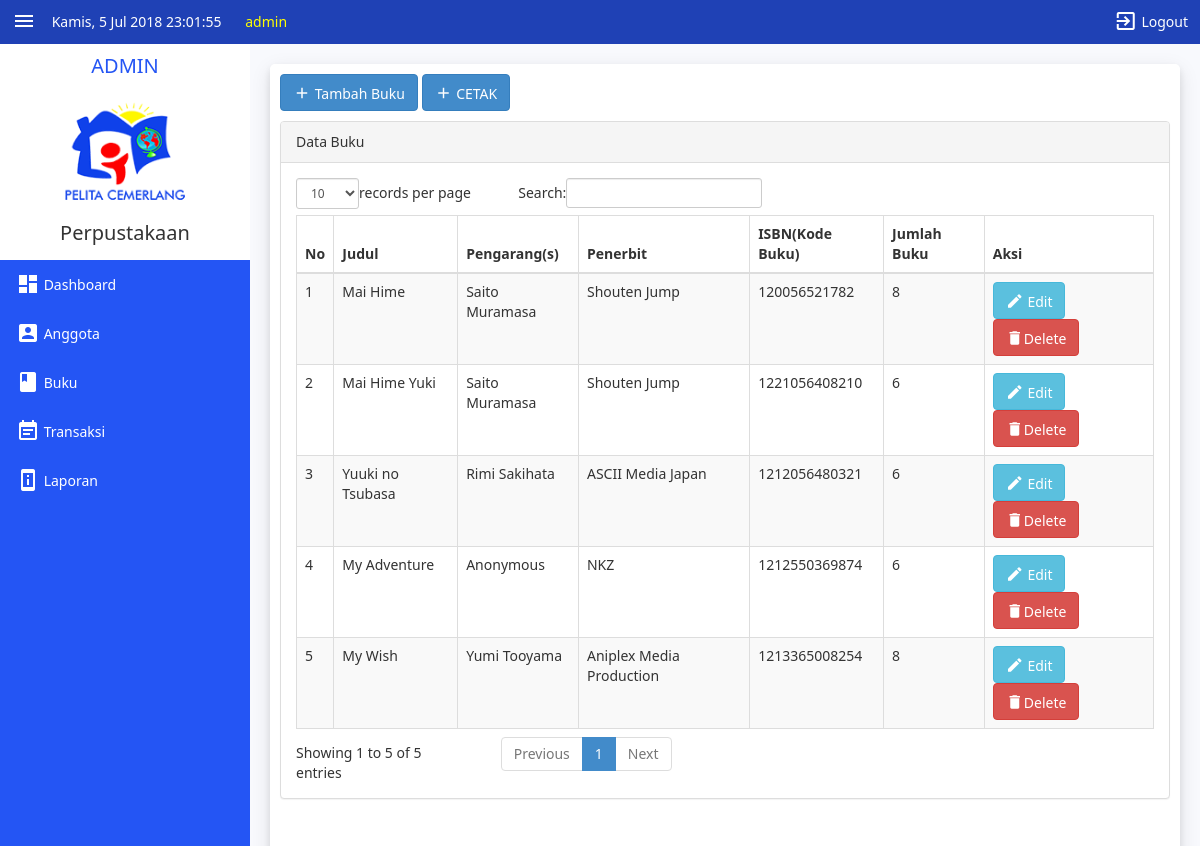
/admin/index.php?page=buku (signed in), run on the app's committed database.
### tables this page shows
CREATE TABLE `tbuser` (
  `id` int(11) NOT NULL,
  `status` varchar(5) NOT NULL,
  `nama` varchar(225) NOT NULL,
  `username` varchar(225) NOT NULL,
  `password` varchar(225) NOT NULL
);

CREATE TABLE `tb_buku` (
  `id` int(9) NOT NULL,
  `judul` varchar(250) NOT NULL,
  `pengarang` varchar(250) NOT NULL,
  `penerbit` varchar(150) NOT NULL,
  `tahun_terbit` varchar(4) NOT NULL,
  `isbn` varchar(25) NOT NULL,
  `jumlah_buku` varchar(3) NOT NULL,
  `lokasi` enum('rak1','rak2','rak3','rak4','rak5','rak6','rak7','rak8','rak9','rak10') NOT NULL,
  `tgl_input` date NOT NULL
);

### admin/page/buku/buku.php (the view, shortened to what this page needs)
<a href="?page=buku&aksi=tambah" class="btn btn-primary" style="margin-bottom: 10px"><i class="material-icons md-18">add</i> Tambah Buku</a>
<a href="cetak.php" class="btn btn-primary" style="margin-bottom: 10px"><i class="material-icons md-18">add</i> CETAK</a>
<div class="row">
  <div class="col-md-12">
    <div class="panel panel-default">
        <div class="panel-heading">
             Data Buku
        </div>
        <div class="panel-body">
          <div class="table-responsive" id="container-table-buku">
            <table class="table table-striped table-bordered table-hover" id="dataTables-example">
              <thead>
                <tr>
                  <th>No</th>
                  <th>Judul</th>
                  <th>Pengarang(s)</th>
                  <th>Penerbit</th>
                  <th>ISBN(Kode Buku)</th>
                  <th>Jumlah Buku</th>
                  <th>Aksi </th>
                </tr>
              </thead>
              <tbody>
                  <?php
                    $no = 1;
                    $sql = $conn -> query("SELECT * FROM tb_buku");
                    while ($data= $sql-> fetch_assoc()){
                  ?>
                  <tr>
                    <td><?php echo $no++; ?></td>
                    <td><?php echo $data['judul'];?></td>
                    <td><?php echo $data['pengarang'];?></td>
                    <td><?php echo $data['penerbit'];?></td>
                    <td><?php echo $data['isbn'];?></td>
                    <td><?php echo $data['jumlah_buku'];?></td>
                    <td>
                      <a href="?page=buku&aksi=edit&id=<?php echo $data['id'];?>" class="btn btn-info"><i class="material-icons md-18">edit</i> Edit</a>
                      <a onclick="return confirm('Anda Yakin Ingin Menghapus Data Buku Berikut?')" href="?page=buku&aksi=hapus&id=<?php echo $data['id'];?>" class="btn btn-danger"><i class="material-icons md-18">delete</i>Delete</a>
                    </td>
                  </tr>
                  <?php } ?>
                </tbody>
              </table>
          </div>
        </div>
    </div>
  </div>
</div>

### admin/index.php (shortened to what this page needs)
<!DOCTYPE html>
<html>
<head>
  <link rel="stylesheet" href="../assets/css/bootstrap.css">
  <link rel="stylesheet" href="../assets/css/bootstrap.ba.css">
  <link rel="stylesheet" href="../assets/css/style.css">
  <link href="../assets/js/dataTables/dataTables.bootstrap.css" rel="stylesheet" >
</head>
<body onload="setInterval('displayServerTime()', 1000);">
  <div class="top-bar">
    <div class="hamburger">
      <button class="hamburger-button" onclick="toggleNav()"><i class="material-icons logout-button">menu</i></button>
    </div>
    <div id="logoutButton" class="hamburger hamburger-logout">
      <button class="hamburger-button" onclick="document.getElementById('modallogout').style.display='block'" ><i class="material-icons logout-button">exit_to_app</i> Logout</button>
    </div>
    <div class="top-bar-menu">
      <?php
        function hari(){
            switch (date("N")) {
              case '4':
                $hari = "Kamis";
                break;
            }
            return($hari);
        }
        $tanggal = hari().", ". date("j M Y");
        echo $tanggal;
      ?>
      <span id="clock"><?php print date('H:i:s'); ?></span>
    </div>
    <div class="top-bar-menu" style="color:yellow; padding-left:20px; font-size:14px;">
      <?php
        include '../koneksi.php';
          $username = $_SESSION['username'];
        mysqli_select_db($conn,'perpustakaan');
        $result = mysqli_query($conn,"SELECT * FROM tbuser WHERE username = '$username'");
        if (mysqli_num_rows($result) > 0) {
          while($row = mysqli_fetch_assoc($result)) {
            echo $row['nama'];
          }
        }
      ?>
    </div>
  </div>
  <div id="mySidenav" class="sidenav tab">
    <div style="background:white;padding:10px;">
      <h2 id="admin" class="admin">ADMIN</h2>
      <center><img src="../assets/img/logo.png" style="width:230px;" alt="logo"></center>
      <h2 style="text-align: Center;">Perpustakaan</h2>
    </div>
    <a href="index.php"><i class="material-icons">dashboard</i> Dashboard</a>
    <a href="?page=anggota"><i class="material-icons">account_box</i> Anggota</a>
    <a href="?page=buku"><i class="material-icons">book</i> Buku</a>
    <a href="?page=transaksi"><i class="material-icons">event_note</i> Transaksi</a>
    <a href="?page=laporan"><i class="material-icons">perm_device_information</i> Laporan</a>
  </div>
  <div id="main" class="main">
    <div class="sub-main">
        <div class="content">
          <?php
            $page = $_GET['page'];
            $aksi = $_GET['aksi'];
            if($page == "anggota"){
              if (isset($_GET['aksi'])){
                if ($aksi=="tambah"){
                  include "./page/anggota/tambah.php";
                }
                elseif ($aksi=="edit"){
                  include "./page/anggota/edit.php";
                }
                elseif ($aksi=="hapus"){
                  include "./page/anggota/hapus.php";
                }
                elseif ($aksi=="coba"){
                  include "./page/anggota/coba.php";
                }
              }
              else {
                include "./page/anggota/anggota.php";
              }
            }
            elseif($page == "buku"){
              if (isset($_GET['aksi'])){
                if ($aksi=="tambah"){
                  include "./page/buku/tambah.php";
                }
                elseif ($aksi=="edit"){
                  include "./page/buku/edit.php";
                }
                elseif ($aksi=="hapus"){
                  include "./page/buku/hapus.php";
                }
              }
              else {
                include "./page/buku/buku.php";
              }
            }
            else {
              include "./page/dashboard.php";
            }
          ?>
        </div>
      </div>
  </div>
</body>
</html>

### assets/css/style.css (style rules this page uses)
body { font-family: "segoe ui"; margin: 0; background-color: #f8f9fd; }
.tab a { display: block; background-color: inherit; color: white; padding-top: 6px; padding-bottom: 14px; padding-left: 16px; width: 100%; border: none; outline: none; text-align: left; cursor: pointer; transition: 0.5s; font-size: 14px; text-decoration:none; }
.material-icons.md-18 { font-size: 18px; transform: translateX(0%) translateY(15%); }
i { transform: translateX(0%) translateY(25%); }
.tab { float: left; width: 30%; height: 300px; }
.sidenav { margin-top: 44px; height: 100%; width: 250px; position: fixed; z-index: 1; top: 0; left: 0; background-color: #2455f4; overflow-x: hidden; transition: 0.5s; }
.main { transition: margin-left 0.5s; margin-left: 250px; height: 100%; position: relative; z-index: 2; transition: 0.5s; }
a { color: white; }
.top-bar { position: fixed; z-index: 4; width: 100%; min-height: 44px; background-color: #1f41b5; color: white; padding-top: 2px; font-size: 14px; }
.top-bar-menu { display: inline-block; padding-left: 8px; }
.top-bar .hamburger { display: inline-block; }
.hamburger-button { display: block; background-color: #1f41b5; color: white; padding-left: 8px ; padding-right: 4px; padding-bottom: 10px; margin-left: 4px; width: 100%; border: none; outline: none; text-align: left; cursor: pointer; transition: 0.3s; }
.logout-button { padding-left: 16px ; padding-right: 10px; padding-top: 8px; padding-bottom: 10px; }
.hamburger i { padding:0; }
.hamburger-logout { position: relative; float: right; margin-right: 8px; transition: margin-left 0.5s; transition: margin-right 0.5s; }
.admin { text-align: center; color: #2455f4; }
.sub-main { width: 100%; height: 100%; float: right; padding: 20px; transition: 0.5s; }
.content { margin-top: 44px; min-height: 900px; padding: 10px; background: #fff; border-radius: 5px; box-shadow: 0 4px 8px 0 rgba(0, 0, 0, 0.1), 0 6px 20px 0 rgba(0, 0, 0, 0.1); }

### data on the page
tbuser: nama "admin"
tb_buku: judul "Mai Hime", pengarang "Saito Muramasa", penerbit "Shouten Jump", isbn "120056521782", jumlah_buku "8"
tb_buku: judul "Mai Hime Yuki", pengarang "Saito Muramasa", penerbit "Shouten Jump", isbn "1221056408210", jumlah_buku "6"
tb_buku: judul "Yuuki no Tsubasa", pengarang "Rimi Sakihata", penerbit "ASCII Media Japan", isbn "1212056480321", jumlah_buku "6"
tb_buku: judul "My Adventure", pengarang "Anonymous", penerbit "NKZ", isbn "1212550369874", jumlah_buku "6"
tb_buku: judul "My Wish", pengarang "Yumi Tooyama", penerbit "Aniplex Media Production", isbn "1213365008254", jumlah_buku "8"

### other printed values
$tanggal "Kamis, 5 Jul 2018"
